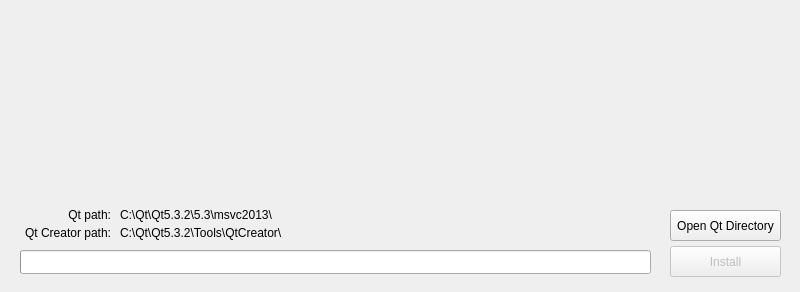
<?xml version="1.0" encoding="UTF-8"?>
<ui version="4.0">
 <class>MainWindow</class>
 <widget class="QMainWindow" name="MainWindow">
  <property name="windowModality">
   <enum>Qt::ApplicationModal</enum>
  </property>
  <property name="geometry">
   <rect>
    <x>0</x>
    <y>0</y>
    <width>800</width>
    <height>292</height>
   </rect>
  </property>
  <property name="focusPolicy">
   <enum>Qt::ClickFocus</enum>
  </property>
  <property name="contextMenuPolicy">
   <enum>Qt::NoContextMenu</enum>
  </property>
  <property name="windowTitle">
   <string>Chartwork Installer</string>
  </property>
  <property name="styleSheet">
   <string notr="true"/>
  </property>
  <widget class="QWidget" name="centralWidget">
   <widget class="QPushButton" name="installButton">
    <property name="enabled">
     <bool>false</bool>
    </property>
    <property name="geometry">
     <rect>
      <x>670</x>
      <y>246</y>
      <width>111</width>
      <height>31</height>
     </rect>
    </property>
    <property name="text">
     <string>Install</string>
    </property>
   </widget>
   <widget class="QPushButton" name="changeQtDirectoryButton">
    <property name="geometry">
     <rect>
      <x>670</x>
      <y>210</y>
      <width>111</width>
      <height>31</height>
     </rect>
    </property>
    <property name="text">
     <string>Open Qt Directory</string>
    </property>
   </widget>
   <widget class="QProgressBar" name="progressBar">
    <property name="geometry">
     <rect>
      <x>20</x>
      <y>250</y>
      <width>631</width>
      <height>24</height>
     </rect>
    </property>
    <property name="value">
     <number>0</number>
    </property>
    <property name="textVisible">
     <bool>false</bool>
    </property>
   </widget>
   <widget class="QLabel" name="image">
    <property name="geometry">
     <rect>
      <x>0</x>
      <y>0</y>
      <width>800</width>
      <height>192</height>
     </rect>
    </property>
    <property name="text">
     <string/>
    </property>
    <property name="pixmap">
     <pixmap resource="images.qrc">:/images/installer.png</pixmap>
    </property>
   </widget>
   <widget class="QLabel" name="qtPathLabel">
    <property name="geometry">
     <rect>
      <x>20</x>
      <y>207</y>
      <width>91</width>
      <height>16</height>
     </rect>
    </property>
    <property name="text">
     <string>Qt path:</string>
    </property>
    <property name="alignment">
     <set>Qt::AlignRight|Qt::AlignTrailing|Qt::AlignVCenter</set>
    </property>
   </widget>
   <widget class="QLabel" name="qtCreatorPathLabel">
    <property name="geometry">
     <rect>
      <x>20</x>
      <y>225</y>
      <width>91</width>
      <height>16</height>
     </rect>
    </property>
    <property name="text">
     <string>Qt Creator path:</string>
    </property>
    <property name="alignment">
     <set>Qt::AlignRight|Qt::AlignTrailing|Qt::AlignVCenter</set>
    </property>
   </widget>
   <widget class="QLabel" name="qtPath">
    <property name="geometry">
     <rect>
      <x>120</x>
      <y>207</y>
      <width>531</width>
      <height>16</height>
     </rect>
    </property>
    <property name="text">
     <string>C:\Qt\Qt5.3.2\5.3\msvc2013\</string>
    </property>
    <property name="alignment">
     <set>Qt::AlignLeading|Qt::AlignLeft|Qt::AlignVCenter</set>
    </property>
   </widget>
   <widget class="QLabel" name="qtCreatorPath">
    <property name="geometry">
     <rect>
      <x>120</x>
      <y>225</y>
      <width>531</width>
      <height>16</height>
     </rect>
    </property>
    <property name="text">
     <string>C:\Qt\Qt5.3.2\Tools\QtCreator\</string>
    </property>
    <property name="alignment">
     <set>Qt::AlignLeading|Qt::AlignLeft|Qt::AlignVCenter</set>
    </property>
   </widget>
   <zorder>image</zorder>
   <zorder>installButton</zorder>
   <zorder>changeQtDirectoryButton</zorder>
   <zorder>progressBar</zorder>
   <zorder>qtPathLabel</zorder>
   <zorder>qtCreatorPathLabel</zorder>
   <zorder>qtPath</zorder>
   <zorder>qtCreatorPath</zorder>
  </widget>
 </widget>
 <layoutdefault spacing="6" margin="11"/>
 <resources>
  <include location="images.qrc"/>
 </resources>
 <connections/>
</ui>
